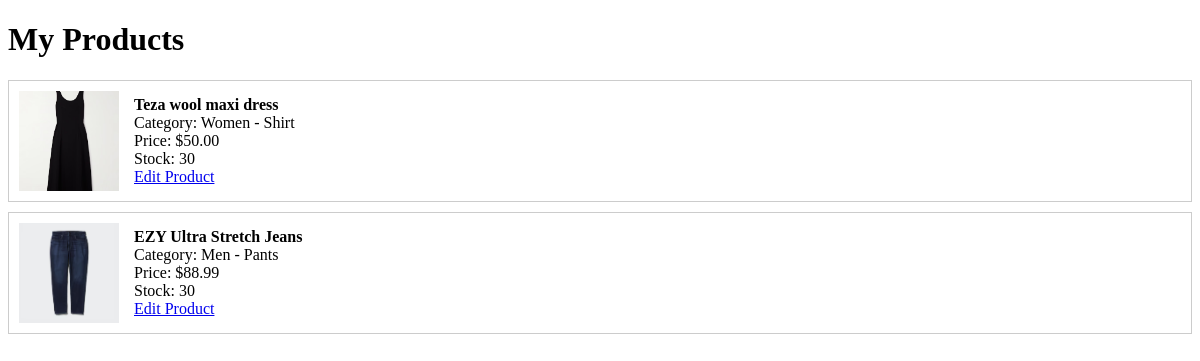
/view_product_list.php (signed in), run on an earlier commit of the app's database.
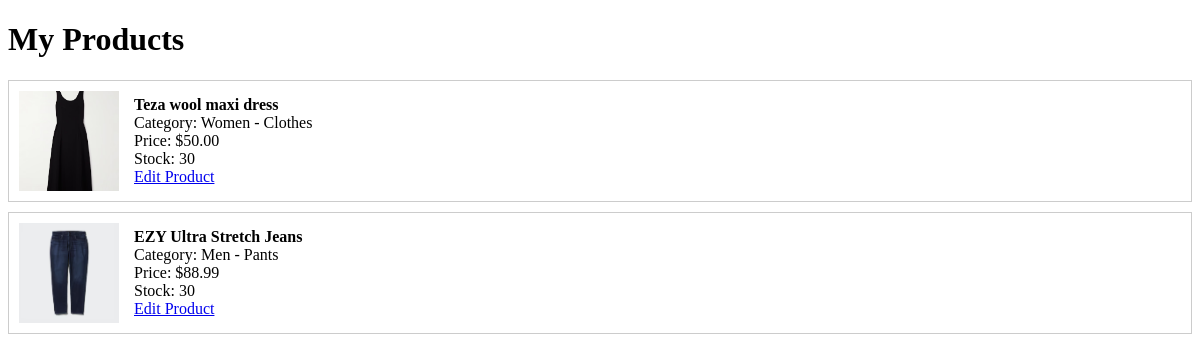
And on a later commit of the database.
### tables this page shows
CREATE TABLE `product` (
  `product_id` int(9) NOT NULL,
  `user_id` int(9) NOT NULL,
  `product_name` varchar(255) NOT NULL,
  `category` varchar(255) NOT NULL,
  `price` decimal(9,2) NOT NULL,
  `description` text NOT NULL,
  `status` varchar(100) NOT NULL,
  `stock_quantity` int(9) NOT NULL,
  `sales_count` int(9) NOT NULL,
  `rate` int(5) DEFAULT NULL,
  `comment` varchar(255) DEFAULT NULL,
  `created_at` datetime NOT NULL DEFAULT current_timestamp(),
  `subcategory` varchar(100) DEFAULT NULL
);

### view_product_list.php (the view, shortened to what this page needs)
<?php
require 'db.php';
$user_id = $_SESSION['user_id'];
$stmt = $pdo->prepare("
    SELECT p.*, (
        SELECT image_path FROM product_image
        WHERE product_id = p.product_id
        LIMIT 1
    ) as first_image
    FROM product p WHERE user_id = ?
");
$stmt->execute([$user_id]);
$products = $stmt->fetchAll(PDO::FETCH_ASSOC);
?>
<!DOCTYPE html>
<html lang="en">
<head>
</head>
<body>
  <h1>My Products</h1>
  <?php foreach ($products as $product): ?>
    <div class="product-card">
      <img src="<?= htmlspecialchars($product['first_image']) ?>" alt="Product Image">
      <div>
        <strong><?= htmlspecialchars($product['product_name']) ?></strong><br>
        Category: <?= htmlspecialchars($product['category']) ?><br>
        Price: $<?= number_format($product['price'], 2) ?><br>
        Stock: <?= $product['stock_quantity'] ?><br>
        <a href="view_product.php?product_id=<?= $product['product_id'] ?>">Edit Product</a>
      </div>
    </div>
  <?php endforeach; ?>
</body>
</html>

What changed in the data, as far as the page shows it:
changed product "Teza wool maxi dress": category "Women - Shirt" → "Women - Clothes"
